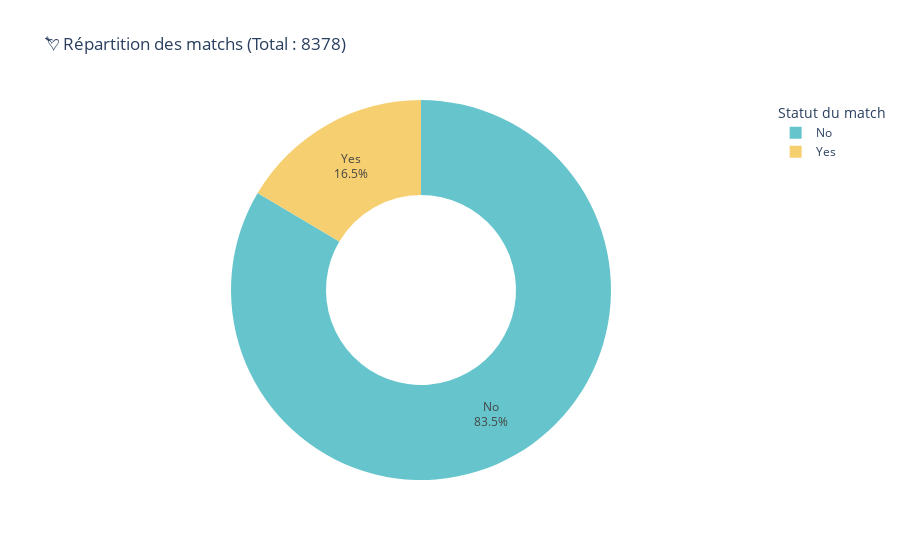

Write notebook code for a chart like this one.
### Code cell
# Comptage des matchs
match_counts = df_match_features_clean['match'].value_counts().reset_index()
match_counts.columns = ['match', 'count']

# Total
total_matchs = match_counts['count'].sum()

# Création du donut
fig = px.pie(
    match_counts,
    names='match',
    values='count',
    title=f'💘 Répartition des matchs (Total : {total_matchs})',
    hole=0.5,
    color_discrete_sequence=color_palette
)

# Texte au centre et dans les tranches
fig.update_traces(textposition='inside', textinfo='percent+label')

# Afficher la légende avec les effectifs
fig.update_layout(
    legend_title_text='Statut du match',
    legend=dict(
        itemsizing='constant',
        font=dict(size=12),
        traceorder="normal"
    )
)

fig.show()

### Figure 1 — Plotly figure (JSON) as saved in the notebook; plotly's stock layout.template omitted (floating-point values rounded to 4 significant figures)
{"data": [{"domain": {"x": [0, 1], "y": [0, 1]}, "hole": 0.5, "hovertemplate": "match=%{label}<br>count=%{value}<extra></extra>", "labels": ["No", "Yes"], "legendgroup": "", "name": "", "showlegend": true, "textinfo": "percent+label", "textposition": "inside", "type": "pie", "values": [6998, 1380]}], "layout": {"legend": {"font": {"size": 12}, "itemsizing": "constant", "title": {"text": "Statut du match"}, "tracegroupgap": 0, "traceorder": "normal"}, "piecolorway": ["rgb(102, 197, 204)", "rgb(246, 207, 113)", "rgb(248, 156, 116)", "rgb(220, 176, 242)", "rgb(135, 197, 95)", "rgb(158, 185, 243)", "rgb(254, 136, 177)", "rgb(201, 219, 116)", "rgb(139, 224, 164)", "rgb(180, 151, 231)", "rgb(179, 179, 179)"], "title": {"text": "💘 Répartition des matchs (Total : 8378)"}}}
